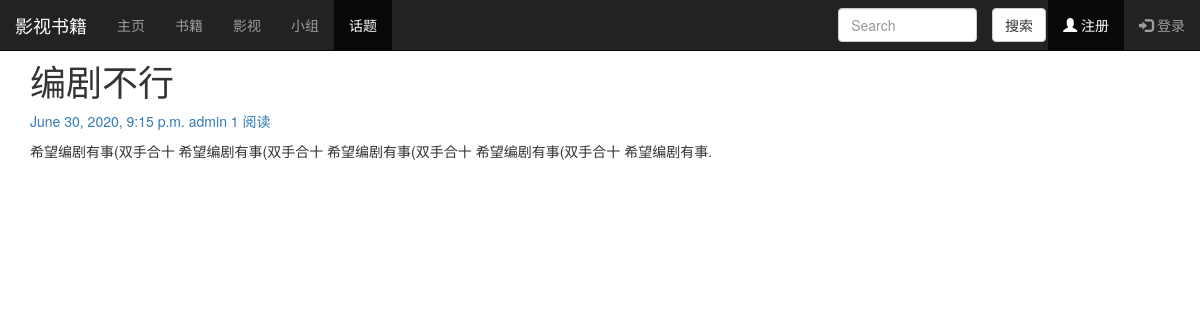
/topic/topicpost/3, run on the app's committed database.
### topic/models.py (models this page shows, shortened)
class TopicPost(models.Model):
    title = models.CharField('标题', max_length=70)
    body = models.TextField(validators=[MinLengthValidator(25)])
    created_time = models.DateTimeField('创建时间', default=timezone.now)
    modified_time = models.DateTimeField('修改时间')
    excerpt = models.CharField(max_length=200, blank=True)
    author = models.ForeignKey(User, verbose_name='作者', null=True, on_delete=models.CASCADE, )
    views = models.PositiveIntegerField(default=0, blank=True, null=True)
    topic = models.ForeignKey(Topic, verbose_name='小组名', related_name='topictalk', on_delete=models.CASCADE)
    top = models.BooleanField(default=False)
    top_time = models.DateTimeField('置顶时间', default=timezone.now)
    im = models.BooleanField(default=False)
    def save(self, *args, **kwargs):
        self.modified_time = timezone.now()
        md = markdown.Markdown(extensions=[
            'markdown.extensions.extra',
            'markdown.extensions.codehilite',
        ])
        self.excerpt = strip_tags(md.convert(self.body))[:54]
        super().save(*args, **kwargs)
    def increase_views(self):
        self.views += 1
        self.save(update_fields=['views'])
    class Meta:
        verbose_name = '话题讨论'
        verbose_name_plural = verbose_name
        ordering = ['-created_time']
        default_permissions = ()
        permissions = (
            ("topicpost_delete", "讨论删除权限"),)

### topic/views.py (the view)
# urls.py: path('topicpost/<int:pk>', views.TopicDetailView.as_view(), name='topic_detailmore'),
class TopicDetailView(DetailView):
    model = TopicPost
    template_name = 'topic_detailmore.html'
    context_object_name = 'topicpost'
    def get(self, request, *args, **kwargs):
        response = super(TopicDetailView, self).get(request, *args, **kwargs)
        self.object.increase_views()
        return response
    def get_object(self, queryset=None):
        post = super().get_object(queryset=None)
        md = markdown.Markdown(extensions=[
            'markdown.extensions.extra',
            'markdown.extensions.codehilite',
            TocExtension(slugify=slugify),
        ])
        post.body = md.convert(post.body)
        m = re.search(r'<div class="toc">\s*<ul>(.*)</ul>\s*</div>', md.toc, re.S)
        post.toc = m.group(1) if m is not None else ''
        return post

### topic/templates/topic_detailmore.html
{% extends 'topic_base.html' %}
{% block content %}
    <article class="post post-{{topicpost.pk}}">
    <header class="entry-header">
        <h1 class="entry-title">
            {{ topicpost.title }}
        </h1>
        <div class="entry-meta">
            <span class="post-date"><a href="#"><time class="entry-date"
                        datetime="{{topicpost.created_time}}">{{topicpost.created_time}}</time></a></span>
            <span class="topicpost-author"><a href="#">{{topicpost.author}}</a></span>
            <span class="views-count"><a href="#">{{ topicpost.views }} 阅读</a></span>
        </div>
    </header>
    <div class="entry-content clearfix">
        <p>{{topicpost.body|safe}}</p>
    </div>
</article>
{% endblock %}

### data on the page
TopicPost: title "编剧不行", created_time "June 30, 2020, 9:15 p.m.", author "admin", views "1", body "希望编剧有事(双手合十 希望编剧有事(双手合十 希望编剧有事(双手合十 希望编剧有事(双手合十 希望编剧有事."
